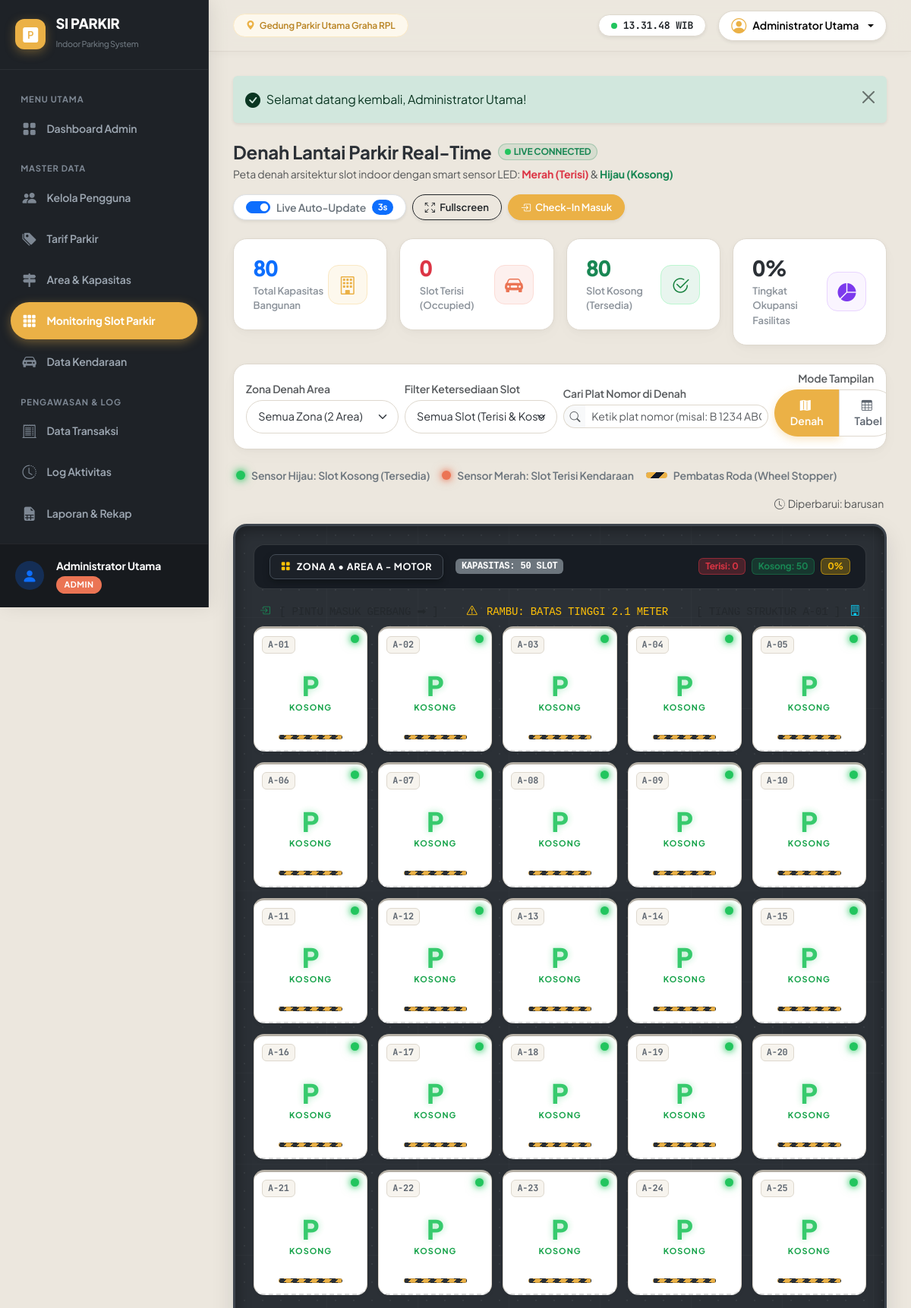
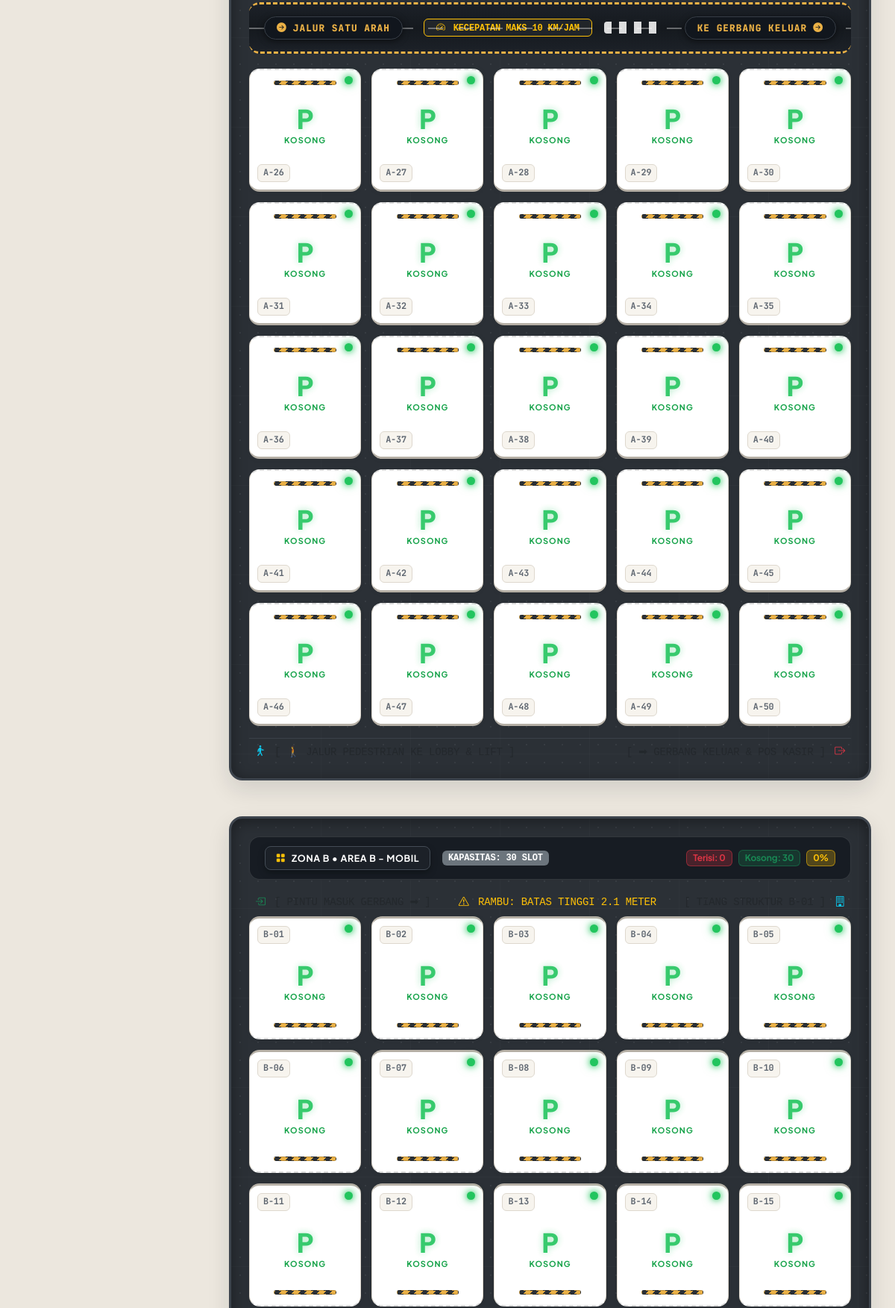
/petugas/monitoring_slot.php (signed in, upper part), run on the app's committed database (2 pictures, top to bottom).
### tables this page shows
CREATE TABLE `tb_area_parkir` (
  `id_area` INT AUTO_INCREMENT PRIMARY KEY,
  `nama_area` VARCHAR(50) NOT NULL,
  `kapasitas` INT NOT NULL,
  `terisi` INT NOT NULL DEFAULT 0,
  INDEX `idx_area_nama` (`nama_area`)
);

### petugas/monitoring_slot.php (the view, shortened to what the rows shown need)
<?php
require_once __DIR__ . '/../includes/header.php';
$pdo = getDBConnection();
$stmtArea = $pdo->query("
    SELECT a.*,
           (SELECT COUNT(*) FROM tb_transaksi t WHERE t.id_area = a.id_area AND t.status = 'masuk') AS terisi_aktual
    FROM tb_area_parkir a
    ORDER BY a.nama_area ASC
");
$areaList = $stmtArea->fetchAll();
$parkedByArea = [];
function getAreaSlotPrefix($namaArea, $index) {
    if (preg_match('/Area\s+([A-Za-z0-9]+)/i', $namaArea, $m)) {
        return strtoupper($m[1]);
    }
    $clean = trim($namaArea);
    return strtoupper(substr($clean, 0, 1)) . ($index + 1);
}
?>
<div id="denahViewWrapper">
    <?php
    foreach ($areaList as $index => $area):
        $idArea = (int)$area['id_area'];
        $kapasitas = max(1, (int)$area['kapasitas']);
        $terisiAktual = (int)$area['terisi_aktual'];
        $sisaSlot = max(0, $kapasitas - $terisiAktual);
        $persenArea = min(100, round(($terisiAktual / $kapasitas) * 100));
        $prefix = getAreaSlotPrefix($area['nama_area'], $index);
        $parkedVehicles = $parkedByArea[$idArea] ?? [];
        $half = (int)ceil($kapasitas / 2.0);
    ?>
        <div class="parking-blueprint mb-5 area-blueprint-card" data-area-id="<?= $idArea ?>" id="areaBlueprint_<?= $idArea ?>">
            <div class="denah-header-bar">
                <div class="d-flex align-items-center gap-3">
                    <div class="pillar-column">
                        <i class="bi bi-grid-fill text-warning"></i>
                        <span>ZONA <?= $prefix ?> &bull; <?= strtoupper(htmlspecialchars($area['nama_area'])) ?></span>
                    </div>
                    <span class="badge bg-secondary font-monospace d-none d-md-inline-block">KAPASITAS: <?= $kapasitas ?> SLOT</span>
                </div>
                <div class="d-flex align-items-center gap-2">
                    <span class="badge bg-danger bg-opacity-25 text-danger border border-danger border-opacity-50 px-2 py-1 area-terisi-badge">
                        Terisi: <?= $terisiAktual ?>
                    </span>
                    <span class="badge bg-success bg-opacity-25 text-success border border-success border-opacity-50 px-2 py-1 area-tersedia-badge">
                        Kosong: <?= $sisaSlot ?>
                    </span>
                    <span class="badge bg-warning bg-opacity-25 text-warning border border-warning border-opacity-50 px-2 py-1 area-persen-badge">
                        <?= $persenArea ?>%
                    </span>
                </div>
            </div>
            <div class="d-flex justify-content-between align-items-center px-2 mb-2 text-muted small font-monospace">
                <div><i class="bi bi-box-arrow-in-right text-success me-1"></i> [ PINTU MASUK GERBANG ➡ ]</div>
                <div class="d-none d-md-block text-warning"><i class="bi bi-exclamation-triangle me-1"></i> RAMBU: BATAS TINGGI 2.1 METER</div>
                <div>[ TIANG STRUKTUR <?= $prefix ?>-01 ] <i class="bi bi-building text-info ms-1"></i></div>
            </div>
            <div class="bay-row-container mb-1 row-top" id="rowTop_<?= $idArea ?>">
                <?php
                for ($s = 1; $s <= $half; $s++):
                    $slotCode = $prefix . '-' . str_pad($s, 2, '0', STR_PAD_LEFT);
                    $isOccupied = ($s <= count($parkedVehicles));
                    $t = $isOccupied ? $parkedVehicles[$s - 1] : null;
                    $calc = $isOccupied ? hitungDurasiDanBiaya($t['waktu_masuk'], $t['tarif_per_jam_saat_masuk']) : null;
                    $menit = $calc ? $calc['durasi_menit'] : 0;
                    $durasiHuman = ($menit >= 60) ? floor($menit / 60) . 'j ' . ($menit % 60) . 'm' : $menit . ' mnt';
                    $jenis = $t ? strtolower($t['jenis_kendaraan']) : '';
                ?>
                    <div class="denah-stall facing-down <?= $isOccupied ? 'is-occupied' : 'is-empty' ?> stall-card"
                         id="stall_<?= $idArea ?>_<?= $s ?>"
                         data-slot="<?= $slotCode ?>"
                         data-occupied="<?= $isOccupied ? '1' : '0' ?>"
                         data-plat="<?= $t ? htmlspecialchars(strtoupper($t['plat_nomor'])) : '' ?>"
                         data-tiket="<?= $t ? htmlspecialchars($t['kode_tiket']) : '' ?>"
                         data-idparkir="<?= $t ? $t['id_parkir'] : '' ?>"
                         data-jenis="<?= $t ? htmlspecialchars(ucfirst($t['jenis_kendaraan'])) : '' ?>"
                         data-warna="<?= $t ? htmlspecialchars($t['warna'] ?? '-') : '' ?>"
                         data-pemilik="<?= $t ? htmlspecialchars($t['pemilik'] ?? '-') : '' ?>"
                         data-masuk="<?= $t ? formatTanggalIndo($t['waktu_masuk'], true) : '' ?>"
                         data-durasi="<?= $calc ? $durasiHuman . ' (' . $calc['durasi_jam'] . ' jam)' : '' ?>"
                         data-tarif="<?= $t ? formatRupiah($t['tarif_per_jam_saat_masuk']) : '' ?>"
                         data-estimasi="<?= $calc ? formatRupiah($calc['biaya_total']) : '' ?>"
                         data-petugas="<?= $t ? htmlspecialchars($t['nama_petugas'] ?? 'Sistem') : '' ?>"
                         data-area="<?= htmlspecialchars($area['nama_area']) ?>"
                         data-area-id="<?= $idArea ?>"
                         data-bs-toggle="modal"
                         data-bs-target="<?= $isOccupied ? '#slotDetailModal' : '#emptySlotModal' ?>"
                         title="Slot <?= $slotCode ?>: <?= $isOccupied ? 'Terisi ' . htmlspecialchars($t['plat_nomor']) : 'Kosong (Tersedia)' ?>">
                        <span class="ceiling-sensor <?= $isOccupied ? 'sensor-occupied' : 'sensor-empty' ?>"></span>
                        <div class="d-flex justify-content-between align-items-center">
                            <span class="stall-code-badge"><?= $slotCode ?></span>
                        </div>
                        <div class="stall-content my-auto">
                            <?php if ($isOccupied): ?>
                                <div class="topdown-vehicle <?= $jenis === 'motor' ? 'motor' : ($jenis === 'lainnya' ? 'lainnya' : 'mobil') ?>">
                                    <div class="vehicle-windshield"></div>
                                    <div class="vehicle-plat-tag"><?= htmlspecialchars($t['plat_nomor']) ?></div>
                                    <div class="vehicle-lights">
                                        <span class="headlight"></span>
                                        <span class="headlight"></span>
                                    </div>
                                </div>
                                <div class="text-center text-truncate small text-secondary mt-1" style="font-size: 0.65rem;">
                                    <i class="bi bi-clock me-1"></i><?= $durasiHuman ?>
                                </div>
                            <?php else: ?>
                                <div class="empty-stencil">
                                    <div class="stencil-p">P</div>
                                    <div class="stencil-label">KOSONG</div>
                                </div>
                            <?php endif; ?>
                        </div>
                        <div class="wheel-stopper"></div>
                    </div>
                <?php endfor; ?>
            </div>
            <div class="driveway-aisle">
                <div class="driveway-sign">
                    <i class="bi bi-arrow-right-circle-fill"></i>
                    <span>JALUR SATU ARAH</span>
                </div>
                <div class="d-flex align-items-center gap-3">
                    <span class="badge bg-dark border border-warning text-warning px-3 py-1 font-monospace">
                        <i class="bi bi-speedometer2 me-1"></i> KECEPATAN MAKS 10 KM/JAM
                    </span>
                    <div class="pedestrian-walkway d-none d-lg-block" title="Zebra Cross Pejalan Kaki"></div>
                </div>
                <div class="driveway-sign">
                    <span>KE GERBANG KELUAR</span>
                    <i class="bi bi-arrow-right-circle-fill"></i>
                </div>
            </div>
            <div class="bay-row-container row-bottom" id="rowBottom_<?= $idArea ?>">
                <?php
                for ($s = $half + 1; $s <= $kapasitas; $s++):
                    $slotCode = $prefix . '-' . str_pad($s, 2, '0', STR_PAD_LEFT);
                    $isOccupied = ($s <= count($parkedVehicles));
                    $t = $isOccupied ? $parkedVehicles[$s - 1] : null;
                    $calc = $isOccupied ? hitungDurasiDanBiaya($t['waktu_masuk'], $t['tarif_per_jam_saat_masuk']) : null;
                    $menit = $calc ? $calc['durasi_menit'] : 0;
                    $durasiHuman = ($menit >= 60) ? floor($menit / 60) . 'j ' . ($menit % 60) . 'm' : $menit . ' mnt';
                    $jenis = $t ? strtolower($t['jenis_kendaraan']) : '';
                ?>
                    <div class="denah-stall facing-up <?= $isOccupied ? 'is-occupied' : 'is-empty' ?> stall-card"
                         id="stall_<?= $idArea ?>_<?= $s ?>"
                         data-slot="<?= $slotCode ?>"
                         data-occupied="<?= $isOccupied ? '1' : '0' ?>"
                         data-plat="<?= $t ? htmlspecialchars(strtoupper($t['plat_nomor'])) : '' ?>"
                         data-tiket="<?= $t ? htmlspecialchars($t['kode_tiket']) : '' ?>"
                         data-idparkir="<?= $t ? $t['id_parkir'] : '' ?>"
                         data-jenis="<?= $t ? htmlspecialchars(ucfirst($t['jenis_kendaraan'])) : '' ?>"
                         data-warna="<?= $t ? htmlspecialchars($t['warna'] ?? '-') : '' ?>"
                         data-pemilik="<?= $t ? htmlspecialchars($t['pemilik'] ?? '-') : '' ?>"
                         data-masuk="<?= $t ? formatTanggalIndo($t['waktu_masuk'], true) : '' ?>"
                         data-durasi="<?= $calc ? $durasiHuman . ' (' . $calc['durasi_jam'] . ' jam)' : '' ?>"
                         data-tarif="<?= $t ? formatRupiah($t['tarif_per_jam_saat_masuk']) : '' ?>"
                         data-estimasi="<?= $calc ? formatRupiah($calc['biaya_total']) : '' ?>"
                         data-petugas="<?= $t ? htmlspecialchars($t['nama_petugas'] ?? 'Sistem') : '' ?>"
                         data-area="<?= htmlspecialchars($area['nama_area']) ?>"
                         data-area-id="<?= $idArea ?>"
                         data-bs-toggle="modal"
                         data-bs-target="<?= $isOccupied ? '#slotDetailModal' : '#emptySlotModal' ?>"
                         title="Slot <?= $slotCode ?>: <?= $isOccupied ? 'Terisi ' . htmlspecialchars($t['plat_nomor']) : 'Kosong (Tersedia)' ?>">
                        <div class="wheel-stopper"></div>
                        <div class="stall-content my-auto">
                            <?php if ($isOccupied): ?>
                                <div class="topdown-vehicle <?= $jenis === 'motor' ? 'motor' : ($jenis === 'lainnya' ? 'lainnya' : 'mobil') ?>">
                                    <div class="vehicle-lights">
                                        <span class="taillight"></span>
                                        <span class="taillight"></span>
                                    </div>
                                    <div class="vehicle-plat-tag"><?= htmlspecialchars($t['plat_nomor']) ?></div>
                                    <div class="vehicle-windshield" style="border-radius: 2px 2px 6px 6px;"></div>
                                </div>
                                <div class="text-center text-truncate small text-secondary mt-1" style="font-size: 0.65rem;">
                                    <i class="bi bi-clock me-1"></i><?= $durasiHuman ?>
                                </div>
                            <?php else: ?>
                                <div class="empty-stencil">
                                    <div class="stencil-p">P</div>
                                    <div class="stencil-label">KOSONG</div>
                                </div>
                            <?php endif; ?>
                        </div>
                        <div class="d-flex justify-content-between align-items-center">
                            <span class="stall-code-badge"><?= $slotCode ?></span>
                            <span class="ceiling-sensor <?= $isOccupied ? 'sensor-occupied' : 'sensor-empty' ?>"></span>
                        </div>
                    </div>
                <?php endfor; ?>
            </div>
            <div class="d-flex justify-content-between align-items-center px-2 mt-3 pt-2 border-top border-secondary border-opacity-25 text-muted small font-monospace">
                <div><i class="bi bi-person-walking text-info me-1"></i> [ 🚶 JALUR PEDESTRIAN KE LOBBY & LIFT ]</div>
                <div>[ ➡ GERBANG KELUAR & POS KASIR ] <i class="bi bi-box-arrow-right text-danger ms-1"></i></div>
            </div>
        </div>
    <?php endforeach; ?>
</div>
<?php require_once __DIR__ . '/../includes/footer.php'; ?>

### data on the page
tb_area_parkir: nama_area "A", nama_area "AREA A - MOTOR", kapasitas "50", terisiAktual "0", persenArea "0", nama_area "A-01", nama_area "A-02", nama_area "A-03", nama_area "A-04", nama_area "A-05", nama_area "A-06", nama_area "A-07", nama_area "A-08", nama_area "A-09", nama_area "A-10", nama_area "A-11", nama_area "A-12", nama_area "A-13", nama_area "A-14", nama_area "A-15", nama_area "A-16", nama_area "A-17", nama_area "A-18", nama_area "A-19", nama_area "A-20", nama_area "A-21", nama_area "A-22", nama_area "A-23", nama_area "A-24", nama_area "A-25", slotCode "A-26", nama_area "A-27", nama_area "A-28", nama_area "A-29", nama_area "A-30", nama_area "A-31", nama_area "A-32", nama_area "A-33", nama_area "A-34", nama_area "A-35", nama_area "A-36", nama_area "A-37", nama_area "A-38", nama_area "A-39", nama_area "A-40", nama_area "A-41", nama_area "A-42", nama_area "A-43", nama_area "A-44", nama_area "A-45", nama_area "A-46", nama_area "A-47", nama_area "A-48", nama_area "A-49", nama_area "A-50"
tb_area_parkir: nama_area "B", nama_area "AREA B - MOBIL", kapasitas "30", terisiAktual "0", persenArea "0", nama_area "B-01", nama_area "B-02", nama_area "B-03", nama_area "B-04", nama_area "B-05", nama_area "B-06", nama_area "B-07", nama_area "B-08", nama_area "B-09", nama_area "B-10", nama_area "B-11", nama_area "B-12", nama_area "B-13", nama_area "B-14", nama_area "B-15"

### other printed values
$userNama "Administrator Utama"
$userRole "ADMIN"
APP_LOCATION "Gedung Parkir Utama Graha RPL"
$user['nama_lengkap'] "Administrator Utama"
$text "Selamat datang kembali, Administrator Utama!"
$totalKapasitas "80"
$totalTerisi "0"
$totalKosong "80"
$persenOkupansi "0"
